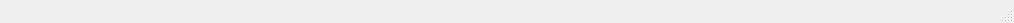
<?xml version="1.0" encoding="UTF-8"?>
<ui version="4.0">
 <class>WidgetStatusBar</class>
 <widget class="QStatusBar" name="WidgetStatusBar">
  <property name="geometry">
   <rect>
    <x>0</x>
    <y>0</y>
    <width>1014</width>
    <height>23</height>
   </rect>
  </property>
  <property name="windowTitle">
   <string>Form</string>
  </property>
 </widget>
 <resources/>
 <connections/>
</ui>
